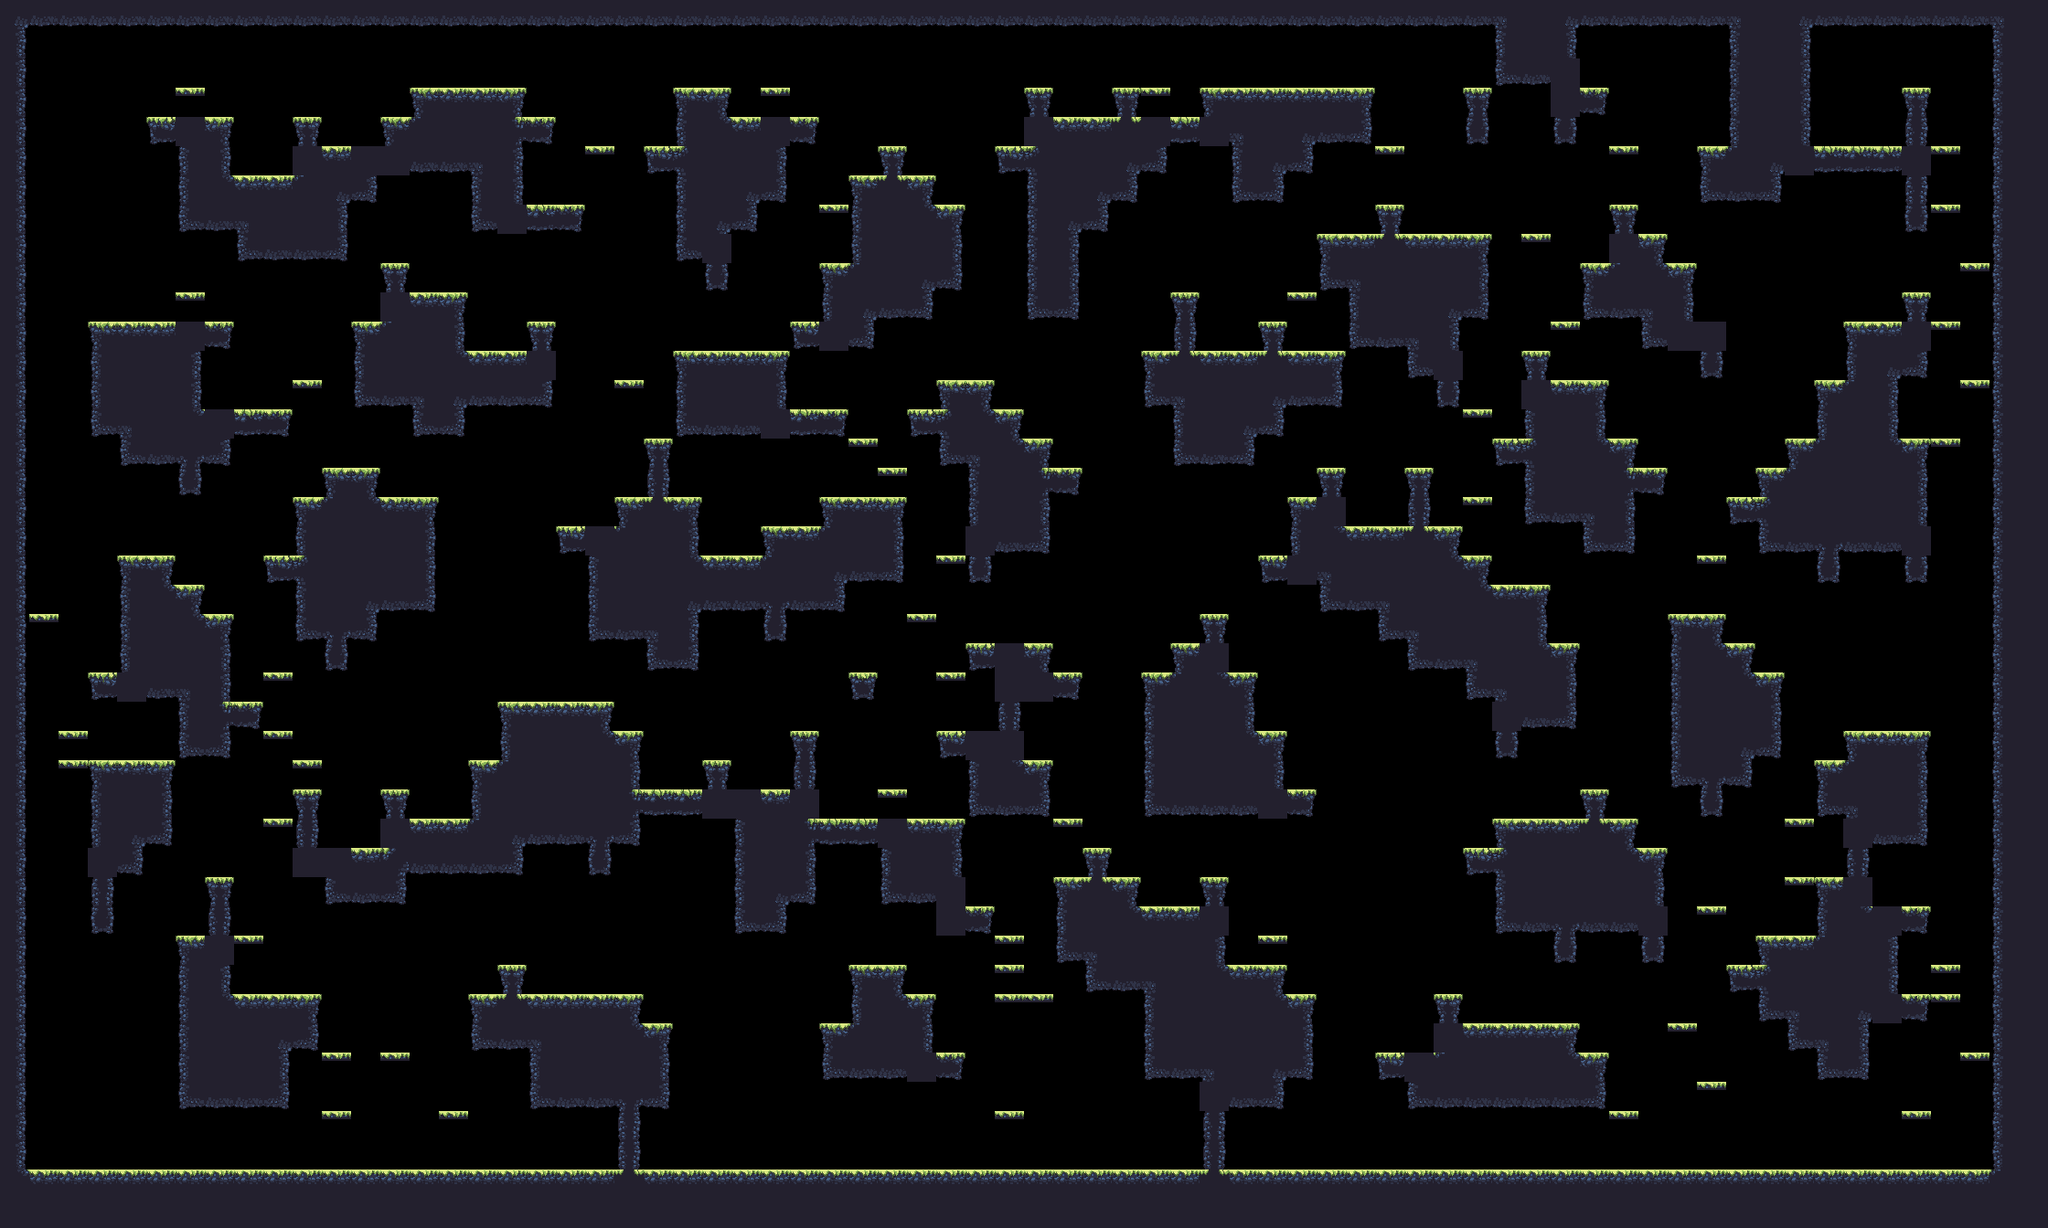

Rendered tile map (Tiled .tmx) drawn with the repository's tilesets; below, a short description and the map source with its tile grids summarised:
An orthogonal 70x42 tile map with 32x32 px tiles, 1 tile layer (main) and 17 objects (9x spawn, spawnPlayer0, spawnCrown0, spawnPlayer1, spawnCrown1, ...).

<map compressionlevel="0" height="42" infinite="0" nextlayerid="3" nextobjectid="4" orientation="orthogonal" renderorder="right-down" tiledversion="1.3.2" tileheight="32" tilewidth="32" version="1.2" width="70">
 <tileset firstgid="1" source="forest_summer_tile_set.tsx" />
 <layer height="42" id="1" name="main" width="70">
  <data>[2940 cells, 1270 non-empty, 26 distinct tile ids]</data>
 </layer>
 <objectgroup><object id="1" name="spawnPlayer0" x="224" y="80.0" /><object id="2" name="spawnCrown0" x="160" y="80.0" /><object id="3" name="spawnPlayer1" x="1856" y="112.0" /><object id="4" name="spawnCrown1" x="2016" y="112.0" /><object id="5" name="spawnPlayer2" x="64" y="1232.0" /><object id="6" name="spawnCrown2" x="96" y="1232.0" /><object id="7" name="spawnPlayer3" x="2112" y="1232.0" /><object id="8" name="spawnCrown3" x="2080" y="1232.0" /><object id="9" name="spawn" x="768" y="1232.0" /><object id="10" name="spawn" x="1856" y="1232.0" /><object id="11" name="spawn" x="1280" y="80.0" /><object id="12" name="spawn" x="256" y="912.0" /><object id="13" name="spawn" x="288" y="720.0" /><object id="14" name="spawn" x="2112" y="752.0" /><object id="15" name="spawn" x="224" y="304.0" /><object id="16" name="spawn" x="864" y="528.0" /><object id="17" name="spawn" x="1696" y="336.0" /></objectgroup></map>
